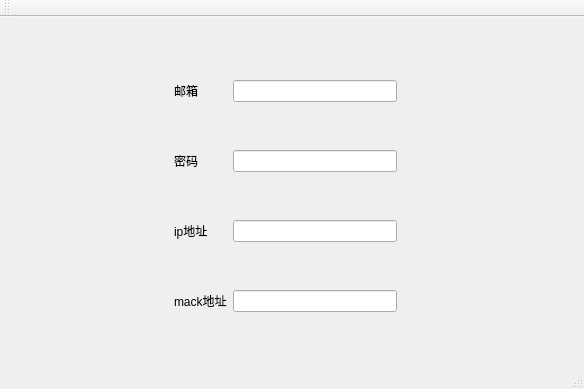
<?xml version="1.0" encoding="UTF-8"?>
<ui version="4.0">
 <class>MainWindowClass</class>
 <widget class="QMainWindow" name="MainWindowClass">
  <property name="geometry">
   <rect>
    <x>0</x>
    <y>0</y>
    <width>584</width>
    <height>389</height>
   </rect>
  </property>
  <property name="windowTitle">
   <string>MainWindow</string>
  </property>
  <widget class="QWidget" name="centralWidget">
   <widget class="QWidget" name="gridLayoutWidget">
    <property name="geometry">
     <rect>
      <x>0</x>
      <y>10</y>
      <width>571</width>
      <height>341</height>
     </rect>
    </property>
    <layout class="QGridLayout" name="gridLayout">
     <item row="4" column="3">
      <widget class="QLineEdit" name="ip_lineEdit"/>
     </item>
     <item row="4" column="1">
      <widget class="QLabel" name="ip_label">
       <property name="text">
        <string>ip地址</string>
       </property>
      </widget>
     </item>
     <item row="2" column="1">
      <widget class="QLabel" name="pwd_label">
       <property name="text">
        <string>密码</string>
       </property>
      </widget>
     </item>
     <item row="7" column="1">
      <widget class="QLabel" name="mack_label">
       <property name="text">
        <string>mack地址</string>
       </property>
      </widget>
     </item>
     <item row="2" column="3">
      <widget class="QLineEdit" name="pwd_lineEdit"/>
     </item>
     <item row="7" column="3">
      <widget class="QLineEdit" name="mack_lineEdit"/>
     </item>
     <item row="0" column="3">
      <widget class="QLineEdit" name="mail_lineEdit"/>
     </item>
     <item row="0" column="1">
      <widget class="QLabel" name="mail_label">
       <property name="text">
        <string>邮箱</string>
       </property>
      </widget>
     </item>
     <item row="0" column="0">
      <spacer name="horizontalSpacer">
       <property name="orientation">
        <enum>Qt::Horizontal</enum>
       </property>
       <property name="sizeHint" stdset="0">
        <size>
         <width>40</width>
         <height>20</height>
        </size>
       </property>
      </spacer>
     </item>
     <item row="0" column="4">
      <spacer name="horizontalSpacer_2">
       <property name="orientation">
        <enum>Qt::Horizontal</enum>
       </property>
       <property name="sizeHint" stdset="0">
        <size>
         <width>40</width>
         <height>20</height>
        </size>
       </property>
      </spacer>
     </item>
    </layout>
   </widget>
  </widget>
  <widget class="QMenuBar" name="menuBar">
   <property name="geometry">
    <rect>
     <x>0</x>
     <y>0</y>
     <width>584</width>
     <height>17</height>
    </rect>
   </property>
  </widget>
  <widget class="QToolBar" name="mainToolBar">
   <attribute name="toolBarArea">
    <enum>TopToolBarArea</enum>
   </attribute>
   <attribute name="toolBarBreak">
    <bool>false</bool>
   </attribute>
  </widget>
  <widget class="QStatusBar" name="statusBar"/>
 </widget>
 <layoutdefault spacing="6" margin="11"/>
 <resources>
  <include location="MainWindow.qrc"/>
 </resources>
 <connections/>
</ui>
